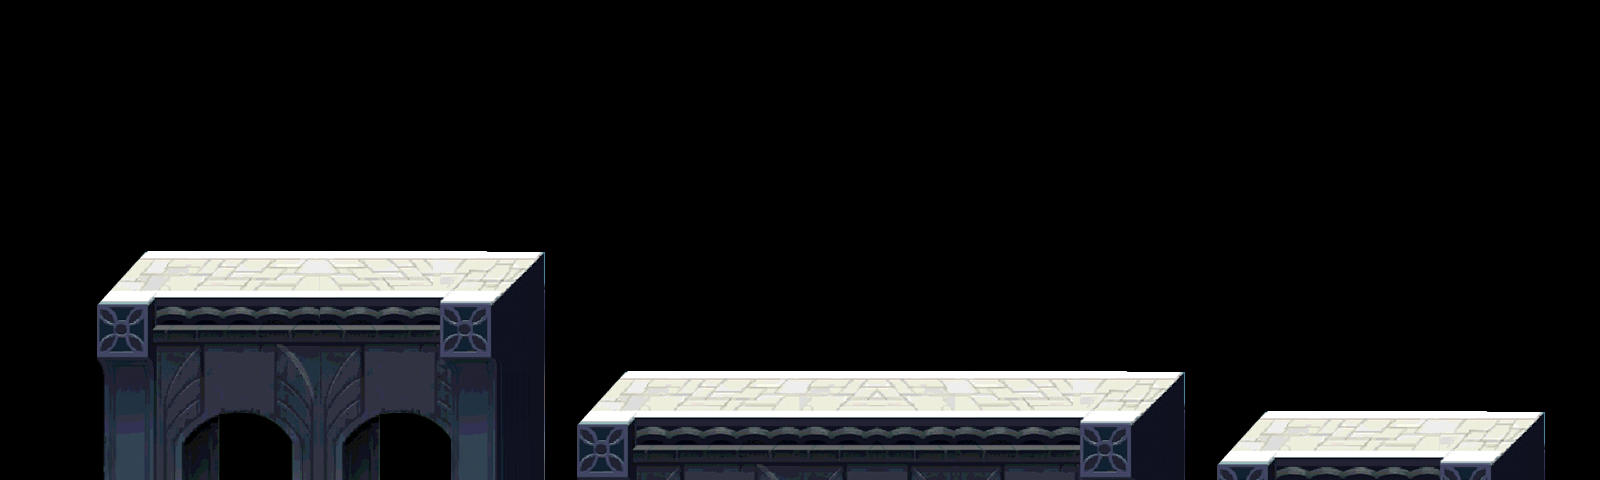

This game map was drawn from its Tiled (.tmx) file and the tilesets committed beside it. A one-line description and the trimmed map source follow:
An orthogonal 40x12 tile map with 40x40 px tiles, 1 tile layer (show2), 1 hidden layer not drawn and 38 objects.

<map version="1.0" orientation="orthogonal" width="40" height="12" tilewidth="40" tileheight="40">
 <tileset firstgid="1" name="main" tilewidth="40" tileheight="40">
  <image source="main.png" width="640" height="280" />
 </tileset>
 <layer name="show2" width="40" height="12">
  <data>[480 cells, 138 non-empty, 84 distinct tile ids]</data>
 </layer>
 <layer name="show1" width="40" height="12" visible="0">
  <data>[480 cells, 0 non-empty, 0 distinct tile ids]</data>
 </layer>
 <objectgroup name="collision" width="40" height="12">
  <object x="120" y="280" width="400" height="200" />
  <object x="600" y="400" width="560" height="80" />
  <object x="1240" y="440" width="280" height="40" />
 </objectgroup>
 <objectgroup name="items" width="40" height="12">
  <object x="880" y="120" />
  <object x="840" y="160" />
  <object x="800" y="200" />
  <object x="760" y="240" />
  <object x="800" y="240" />
  <object x="880" y="240" />
  <object x="840" y="240" />
  <object x="920" y="240" />
  <object x="920" y="160" />
  <object x="960" y="200" />
  <object x="1000" y="240" />
  <object x="960" y="240" />
  <object x="880" y="80" />
  <object x="840" y="120" />
  <object x="800" y="160" />
  <object x="760" y="200" />
  <object x="720" y="240" />
  <object x="680" y="280" />
  <object x="720" y="280" />
  <object x="760" y="280" />
  <object x="800" y="280" />
  <object x="840" y="280" />
  <object x="840" y="280" />
  <object x="880" y="280" />
  <object x="920" y="280" />
  <object x="960" y="280" />
  <object x="1000" y="280" />
  <object x="1040" y="280" />
  <object x="1040" y="240" />
  <object x="920" y="120" />
  <object x="960" y="160" />
  <object x="1000" y="200" />
  <object x="1080" y="280" />
 </objectgroup>
 <objectgroup name="enemy" width="40" height="12">
  <object x="360" y="120" />
  <object x="1400" y="160" />
 </objectgroup>
 <objectgroup name="up" width="40" height="12" />
</map>
